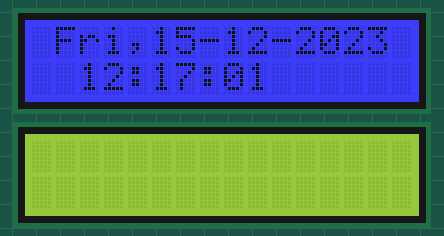
Bench run of a sketch on a simulated Arduino Uno, built for the host (arithmetic inside an expression is 32-bit, double 64-bit). On the bench: 2 × 16×2 character LCD. The local clock reads 2024-03-15 10:24:30 at power-on unless the sketch sets it; what the sketch prints to the serial monitor is not drawn.

Above: at 1.1 s.
At 4.1 s:
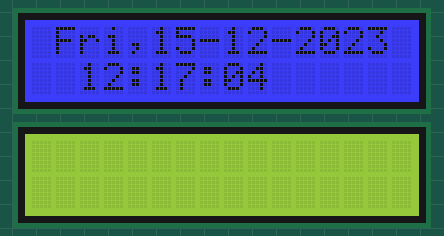
At 8.1 s:
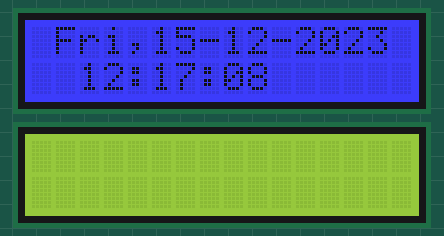
At 13.1 s:
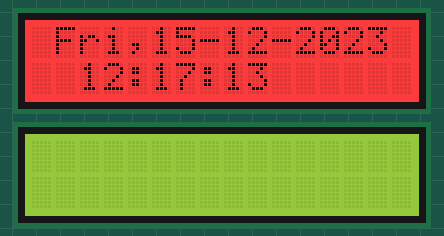
At 23.1 s:
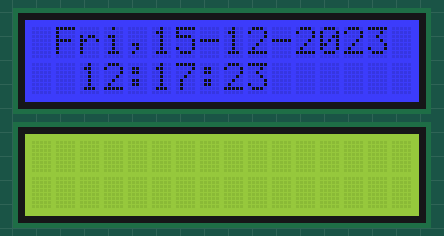
At 38.1 s:
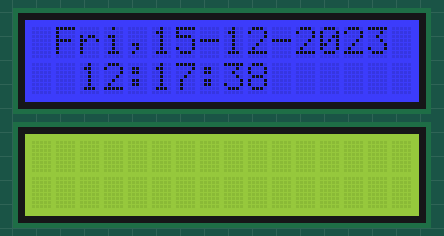

The sketch:

sketch_dec11a.ino
```cpp
#include <rgb_lcd.h>
#include <LiquidCrystal_I2C.h>
#include <Wire.h>
#include <iarduino_RTC.h>
#include "iarduino_RTC.h"

LiquidCrystal_I2C LCD(0x27,16,2);
iarduino_RTC time (RTC_DS1302,7,5,6);
rgb_lcd lcd;

int pinLed1 = 2;
int pinLed2 = 3;
int i = 0;

void setup()
{
  Serial.begin(9600);
  lcd.begin(16,2);
  lcd.setRGB(0,0,255);
  LCD.init();
  LCD.backlight();

time.begin();
time.settime(00,17,12,15,12,23,3);   // SEC MIN H 2DATE mois anne jour

}

void loop() {
lcdaffiche();
if(millis()%1000==0){ // toute les secondes
allumeled();} // les leds font bug le system

}
```

LEDS1.ino
```cpp
void allumeled() {
digitalWrite(pinLed1,HIGH);
delay(1000);
digitalWrite(pinLed1,LOW);
allumeled2();
}
```

LEDS2.ino
```cpp
void allumeled2() {
  delay(1000);
digitalWrite(pinLed2,HIGH);
delay(1000);
digitalWrite(pinLed2,LOW);
}
```

LCD_AFFICHE.ino
```cpp
void lcdaffiche() {

  if(millis()%1000==0){
Serial.println(time.gettime("d-m-Y"));
Serial.println(time.gettime("H:i:s"));
Serial.print(i);
lcd.setCursor(1,0);
lcd.print(time.gettime("D,d-m-Y"));
lcd.setCursor(2,1);
lcd.print(time.gettime("H:i:s"));
i++;
}
if ( (i>5) && (i<10) ){lcd.setRGB(255,0,0);}
if ( (i>10) && (i<60) ){lcd.setRGB(0,0,255);}
}
```

Measured:
- what the display in image 0 shows lasts 1.0 s, from 1.0 s to 2.0 s
- what the display in image 1 shows lasts 4.0 s, from 4.0 s to 8.0 s
